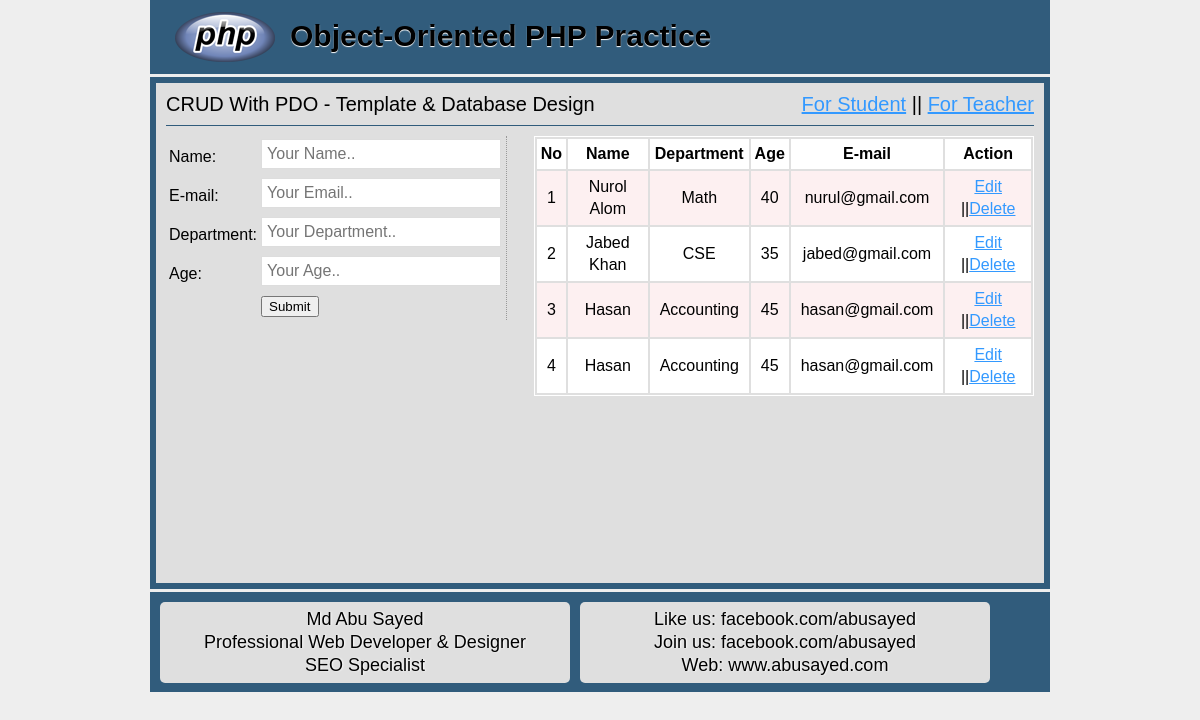
Page /teacher.php on the committed database.
### tables this page shows
CREATE TABLE `tbl_teacher` (
  `id` int(11) NOT NULL,
  `name` varchar(50) NOT NULL,
  `dep` varchar(50) NOT NULL,
  `age` int(11) NOT NULL,
  `email` varchar(255) NOT NULL
);

### classes/Main.php (called while the page is built, shortened)
<?php
  include "DB.php";
  abstract class Main{
  	protected $table;
    public function readAll(){
        $sql = "SELECT * FROM $this->table";
        $stmt = DB::prepare($sql);
        $stmt->execute();
        return $stmt->fetchAll();
    }
  }
?>

### classes/DB.php (called while the page is built, shortened)
<?php
     class DB {
         private static $pdo;
         public static function connection(){
             if(!self::$pdo){
                    try {
                 self::$pdo =  new PDO('mysql:host='.DB_HOST.'; dbname='.DB_NAME, DB_USER, DB_PASS);
             } catch (Exception $e) {
                 echo $e->getMessage();
                     }
             }
             return self::$pdo;
          }
          public static function prepare($sql){
              return self::connection()->prepare($sql);
          }
}
?>

### teacher.php (the view, shortened to what this page needs)
<?php include "inc/header.php"; ?>
<section class="mainleft">
    <?php
  $user = new Teacher();
?>
<?php
  if (isset($_GET['action']) && $_GET['action']=='update') {
    $id = (int)$_GET['id'];
    $result = $user->readByid($id);
?>
     <form action="" method="post">
        <table>
          <input type="hidden" name="id" value="<?php echo $result['id'];?>"/>
            <tr>
                <td>Name: </td>
                <td><input type="text" name="name" value="<?php echo $result['name'];?>" required="1"/></td>
            </tr>
            <tr>
                <td>E-mail: </td>
                <td><input type="text" name="email" value="<?php echo $result['email'];?>" required="1"/></td>
            </tr>
             <tr>
                <td>Department: </td>
                <td><input type="text" name="dep" value="<?php echo $result['dep'];?>" required="1"/></td>
            </tr>
             <tr>
                <td>Age: </td>
                <td><input type="text" name="age" value="<?php echo $result['age'];?>" required="1"/></td>
            </tr>
             <tr>
                <td> </td>
                <td><input type="submit" name="update" value="Update"/></td>
            </tr>
        </table>
    </form>
    <?php } else{ ?>
    <form action="" method="post">
        <table>
            <tr>
                <td>Name: </td>
                <td><input type="text" name="name" placeholder="Your Name.." required="1"/></td>
            </tr>
            <tr>
                <td>E-mail: </td>
                <td><input type="text" name="email" placeholder="Your Email.."  required="1"/></td>
            </tr>
             <tr>
                <td>Department: </td>
                <td><input type="text" name="dep" placeholder="Your Department.." required="1"/></td>
            </tr>
             <tr>
                <td>Age: </td>
                <td><input type="text" name="age" placeholder="Your Age.." required="1"/></td>
            </tr>
             <tr>
                <td> </td>
                <td><input type="submit" name="create" value="Submit"/></td>
            </tr>
        </table>
    </form>
    <?php }?>
</section>
<section class="mainright">
    <table class="tblone">
        <tr>
            <th>No</th>
            <th>Name</th>
            <th>Department</th>
            <th>Age</th>
            <th>E-mail</th>
            <th>Action</th>
        </tr>
   <?php
   $i = 0;
   foreach ($user->readAll() as $value) {
         $i++;
   ?>
        <tr>
            <td><?php echo $i;?></td>
            <td><?php echo $value['name'];?></td>
            <td><?php echo $value['dep'];?></td>
            <td><?php echo $value['age'];?></td>
            <td><?php echo $value['email'];?></td>
            <td>
              <?php echo "<a href='teacher.php?action=update&id=".$value['id']."'>Edit</a>";?> ||<?php echo "<a href='teacher.php?action=delete&id=".$value['id']."' onclick='return confirm(\"Are you Sure to Delete Data...\")'>Delete</a>";?>
            </td>
        </tr>
   <?php } ?>
    </table>
</section>
<?php include "inc/footer.php"; ?>

### inc/header.php (style rules this page uses)
body { font-family: arial;font-size: 15px;line-height: 18px;margin: 0 auto;width: 900px;background:#EEEEEE }
a { color:#3399FF; }
.mainleft { border-right: 1px dotted #999;float:left;margin-right:16px;width: 340px; }
.mainright { float:right;width:500px; }
.tblone { width:100%;border:1px solid #fff; }
.tblone td { padding:5px 10px;text-align:center; }
table.tblone tr:nth-child(2n+1) { background:#fff;height:30px; }
table.tblone tr:nth-child(2n) { background:#fdf0f1;height:30px; }
input[type="text"] { border:1px solid #ddd;margin-bottom:5px;padding:5px;width:228px;font-size:16px }
input[type="submit"] { cursor: pointer }

### rows in the picture
tbl_teacher: name "Nurol Alom", dep "Math", age "40", email "nurul@gmail.com"
tbl_teacher: name "Jabed Khan", dep "CSE", age "35", email "jabed@gmail.com"
tbl_teacher: name "Hasan", dep "Accounting", age "45", email "hasan@gmail.com"
tbl_teacher: name "Hasan", dep "Accounting", age "45", email "hasan@gmail.com"
